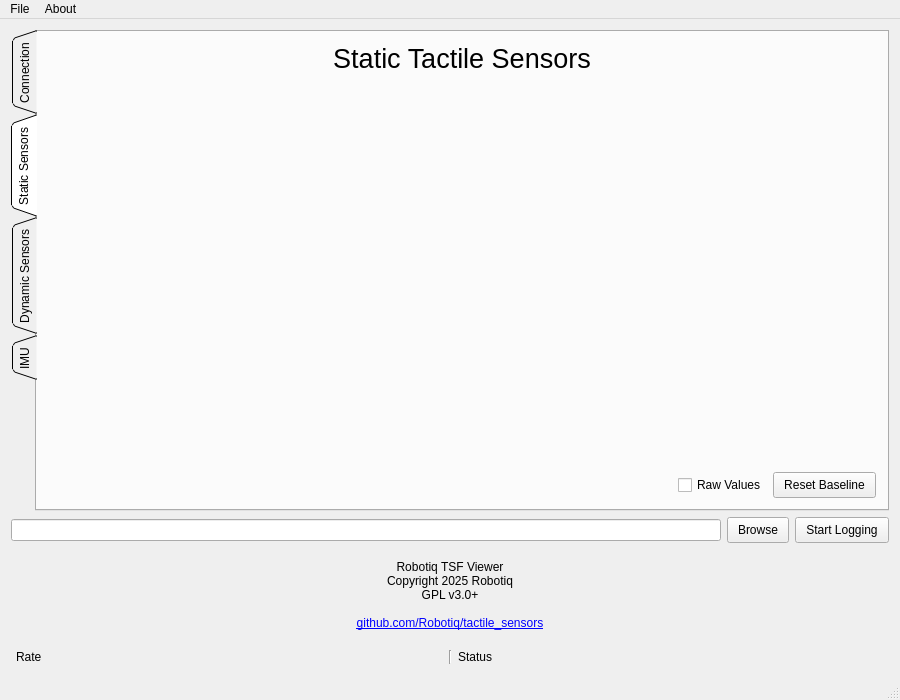
<?xml version="1.0" encoding="UTF-8"?>
<ui version="4.0">
 <class>MainWindow</class>
 <widget class="QMainWindow" name="MainWindow">
  <property name="geometry">
   <rect>
    <x>0</x>
    <y>0</y>
    <width>900</width>
    <height>700</height>
   </rect>
  </property>
  <widget class="QWidget" name="centralWidget">
   <layout class="QGridLayout" name="gridLayout">
    <item row="5" column="0">
     <widget class="QWidget" name="status" native="true">
      <layout class="QHBoxLayout" name="_6">
       <property name="leftMargin">
        <number>5</number>
       </property>
       <property name="topMargin">
        <number>3</number>
       </property>
       <property name="rightMargin">
        <number>5</number>
       </property>
       <property name="bottomMargin">
        <number>3</number>
       </property>
       <item>
        <widget class="QLabel" name="connectionDataRate">
         <property name="text">
          <string>Rate</string>
         </property>
        </widget>
       </item>
       <item>
        <widget class="Line" name="connectionStatusSeparator">
         <property name="orientation">
          <enum>Qt::Vertical</enum>
         </property>
        </widget>
       </item>
       <item>
        <widget class="QLabel" name="connectionStatus">
         <property name="text">
          <string>Status</string>
         </property>
        </widget>
       </item>
      </layout>
     </widget>
    </item>
    <item row="3" column="0">
     <widget class="QWidget" name="about" native="true">
      <layout class="QGridLayout" name="_3">
       <item row="0" column="0">
        <widget class="QLabel" name="label_2">
         <property name="text">
          <string>&lt;html&gt;&lt;head/&gt;&lt;body&gt;&lt;p align=&quot;center&quot;&gt;Robotiq TSF Viewer&lt;br/&gt;Copyright 2025 Robotiq&lt;br/&gt;GPL v3.0+&lt;br/&gt;&lt;br/&gt;&lt;a href=&quot;https://github.com/Robotiq/tactile_sensors&quot;&gt;&lt;span style=&quot; text-decoration: underline; color:#0000ff;&quot;&gt;github.com/Robotiq/tactile_sensors&lt;/span&gt;&lt;/a&gt;&lt;/p&gt;&lt;/body&gt;&lt;/html&gt;</string>
         </property>
         <property name="textFormat">
          <enum>Qt::RichText</enum>
         </property>
        </widget>
       </item>
      </layout>
     </widget>
    </item>
    <item row="2" column="0">
     <layout class="QHBoxLayout" name="horizontalLayout">
      <item>
       <widget class="QLineEdit" name="logPath"/>
      </item>
      <item>
       <widget class="QPushButton" name="logBrowse">
        <property name="styleSheet">
         <string notr="true">QPushButton {
        padding:5px 10px;
}</string>
        </property>
        <property name="text">
         <string>Browse</string>
        </property>
       </widget>
      </item>
      <item>
       <widget class="QPushButton" name="log">
        <property name="styleSheet">
         <string notr="true">QPushButton {
        padding:5px 10px;
}</string>
        </property>
        <property name="text">
         <string>Start Logging</string>
        </property>
       </widget>
      </item>
     </layout>
    </item>
    <item row="0" column="0">
     <widget class="QTabWidget" name="alltabs">
      <property name="tabPosition">
       <enum>QTabWidget::West</enum>
      </property>
      <property name="tabShape">
       <enum>QTabWidget::Triangular</enum>
      </property>
      <property name="currentIndex">
       <number>1</number>
      </property>
      <widget class="QWidget" name="connection">
       <attribute name="title">
        <string>Connection</string>
       </attribute>
       <layout class="QGridLayout" name="_5">
        <item row="1" column="3">
         <widget class="QPushButton" name="refreshPorts">
          <property name="text">
           <string>Refresh</string>
          </property>
         </widget>
        </item>
        <item row="0" column="2">
         <spacer name="verticalSpacer_3">
          <property name="orientation">
           <enum>Qt::Vertical</enum>
          </property>
          <property name="sizeHint" stdset="0">
           <size>
            <width>20</width>
            <height>40</height>
           </size>
          </property>
         </spacer>
        </item>
        <item row="7" column="2">
         <spacer name="verticalSpacer_2">
          <property name="orientation">
           <enum>Qt::Vertical</enum>
          </property>
          <property name="sizeHint" stdset="0">
           <size>
            <width>20</width>
            <height>40</height>
           </size>
          </property>
         </spacer>
        </item>
        <item row="1" column="2">
         <widget class="QComboBox" name="availablePorts"/>
        </item>
        <item row="1" column="1">
         <widget class="QLabel" name="label">
          <property name="text">
           <string>Available Ports:</string>
          </property>
         </widget>
        </item>
        <item row="1" column="0">
         <spacer name="horizontalSpacer_2">
          <property name="orientation">
           <enum>Qt::Horizontal</enum>
          </property>
          <property name="sizeHint" stdset="0">
           <size>
            <width>40</width>
            <height>20</height>
           </size>
          </property>
         </spacer>
        </item>
        <item row="2" column="2">
         <spacer name="verticalSpacer">
          <property name="orientation">
           <enum>Qt::Vertical</enum>
          </property>
          <property name="sizeHint" stdset="0">
           <size>
            <width>20</width>
            <height>40</height>
           </size>
          </property>
         </spacer>
        </item>
        <item row="3" column="2" rowspan="2">
         <widget class="QPushButton" name="connect">
          <property name="styleSheet">
           <string notr="true">QPushButton {
        padding:20px 40px;
}</string>
          </property>
          <property name="text">
           <string>Connect</string>
          </property>
         </widget>
        </item>
        <item row="5" column="2" colspan="2">
         <widget class="QCheckBox" name="autoconnect">
          <property name="text">
           <string>Autoconnect on Refresh</string>
          </property>
          <property name="checked">
           <bool>true</bool>
          </property>
         </widget>
        </item>
        <item row="1" column="4">
         <spacer name="horizontalSpacer">
          <property name="orientation">
           <enum>Qt::Horizontal</enum>
          </property>
          <property name="sizeHint" stdset="0">
           <size>
            <width>40</width>
            <height>20</height>
           </size>
          </property>
         </spacer>
        </item>
       </layout>
      </widget>
      <widget class="QWidget" name="staticTab">
       <attribute name="title">
        <string>Static Sensors</string>
       </attribute>
       <layout class="QGridLayout" name="gridLayout_3">
        <item row="1" column="0" colspan="3">
         <widget class="QWidget" name="widget" native="true">
          <property name="sizePolicy">
           <sizepolicy hsizetype="Preferred" vsizetype="Expanding">
            <horstretch>0</horstretch>
            <verstretch>0</verstretch>
           </sizepolicy>
          </property>
          <layout class="QGridLayout" name="staticGraphsx">
           <property name="leftMargin">
            <number>0</number>
           </property>
           <property name="topMargin">
            <number>0</number>
           </property>
           <property name="rightMargin">
            <number>0</number>
           </property>
           <property name="bottomMargin">
            <number>0</number>
           </property>
           <item row="0" column="0">
            <layout class="QHBoxLayout" name="staticGraphs"/>
           </item>
          </layout>
         </widget>
        </item>
        <item row="2" column="2">
         <widget class="QPushButton" name="staticBaselineReset">
          <property name="styleSheet">
           <string notr="true">QPushButton {
        padding:5px 10px;
}</string>
          </property>
          <property name="text">
           <string>Reset Baseline</string>
          </property>
         </widget>
        </item>
        <item row="2" column="0">
         <spacer name="horizontalSpacer_4">
          <property name="orientation">
           <enum>Qt::Horizontal</enum>
          </property>
          <property name="sizeHint" stdset="0">
           <size>
            <width>40</width>
            <height>20</height>
           </size>
          </property>
         </spacer>
        </item>
        <item row="0" column="0" colspan="3">
         <widget class="QLabel" name="label_3">
          <property name="sizePolicy">
           <sizepolicy hsizetype="Preferred" vsizetype="Minimum">
            <horstretch>0</horstretch>
            <verstretch>0</verstretch>
           </sizepolicy>
          </property>
          <property name="text">
           <string>&lt;html&gt;&lt;head/&gt;&lt;body&gt;&lt;p align=&quot;center&quot;&gt;&lt;span style=&quot; font-size:20pt;&quot;&gt;Static Tactile Sensors&lt;/span&gt;&lt;/p&gt;&lt;/body&gt;&lt;/html&gt;</string>
          </property>
          <property name="textFormat">
           <enum>Qt::RichText</enum>
          </property>
         </widget>
        </item>
        <item row="2" column="1">
         <widget class="QCheckBox" name="staticRawValues">
          <property name="text">
           <string>Raw Values</string>
          </property>
         </widget>
        </item>
       </layout>
      </widget>
      <widget class="QWidget" name="dynamicTab">
       <attribute name="title">
        <string>Dynamic Sensors</string>
       </attribute>
       <layout class="QGridLayout" name="gridLayout_4">
        <item row="0" column="0">
         <widget class="QLabel" name="label_4">
          <property name="sizePolicy">
           <sizepolicy hsizetype="Preferred" vsizetype="Minimum">
            <horstretch>0</horstretch>
            <verstretch>0</verstretch>
           </sizepolicy>
          </property>
          <property name="text">
           <string>&lt;html&gt;&lt;head/&gt;&lt;body&gt;&lt;p align=&quot;center&quot;&gt;&lt;span style=&quot; font-size:20pt;&quot;&gt;Dynamic Tactile Sensors&lt;/span&gt;&lt;/p&gt;&lt;/body&gt;&lt;/html&gt;</string>
          </property>
          <property name="textFormat">
           <enum>Qt::RichText</enum>
          </property>
         </widget>
        </item>
        <item row="1" column="0">
         <widget class="QWidget" name="widget_2" native="true">
          <property name="sizePolicy">
           <sizepolicy hsizetype="Preferred" vsizetype="Expanding">
            <horstretch>0</horstretch>
            <verstretch>0</verstretch>
           </sizepolicy>
          </property>
          <layout class="QGridLayout" name="gridLayout_2">
           <property name="leftMargin">
            <number>0</number>
           </property>
           <property name="topMargin">
            <number>0</number>
           </property>
           <property name="rightMargin">
            <number>0</number>
           </property>
           <property name="bottomMargin">
            <number>0</number>
           </property>
           <item row="0" column="0">
            <layout class="QGridLayout" name="dynamicGraphs"/>
           </item>
          </layout>
         </widget>
        </item>
       </layout>
      </widget>
      <widget class="QWidget" name="imuTab">
       <attribute name="title">
        <string>IMU</string>
       </attribute>
       <layout class="QGridLayout" name="gridLayout_5">
        <item row="0" column="0">
         <widget class="QLabel" name="label_5">
          <property name="sizePolicy">
           <sizepolicy hsizetype="Preferred" vsizetype="Minimum">
            <horstretch>0</horstretch>
            <verstretch>0</verstretch>
           </sizepolicy>
          </property>
          <property name="text">
           <string>&lt;html&gt;&lt;head/&gt;&lt;body&gt;&lt;p align=&quot;center&quot;&gt;&lt;span style=&quot; font-size:20pt;&quot;&gt;Accelerometers&lt;/span&gt;&lt;/p&gt;&lt;/body&gt;&lt;/html&gt;</string>
          </property>
          <property name="textFormat">
           <enum>Qt::RichText</enum>
          </property>
         </widget>
        </item>
        <item row="1" column="0">
         <widget class="QWidget" name="widget_4" native="true">
          <property name="sizePolicy">
           <sizepolicy hsizetype="Preferred" vsizetype="Expanding">
            <horstretch>0</horstretch>
            <verstretch>0</verstretch>
           </sizepolicy>
          </property>
          <layout class="QGridLayout" name="staticGraphsx_2">
           <property name="leftMargin">
            <number>0</number>
           </property>
           <property name="topMargin">
            <number>0</number>
           </property>
           <property name="rightMargin">
            <number>0</number>
           </property>
           <property name="bottomMargin">
            <number>0</number>
           </property>
           <item row="0" column="0">
            <layout class="QHBoxLayout" name="accelGraphs"/>
           </item>
          </layout>
         </widget>
        </item>
        <item row="3" column="0">
         <widget class="QWidget" name="widget_5" native="true">
          <property name="sizePolicy">
           <sizepolicy hsizetype="Preferred" vsizetype="Expanding">
            <horstretch>0</horstretch>
            <verstretch>0</verstretch>
           </sizepolicy>
          </property>
          <layout class="QGridLayout" name="staticGraphsx_3">
           <property name="leftMargin">
            <number>0</number>
           </property>
           <property name="topMargin">
            <number>0</number>
           </property>
           <property name="rightMargin">
            <number>0</number>
           </property>
           <property name="bottomMargin">
            <number>0</number>
           </property>
           <item row="0" column="0">
            <layout class="QHBoxLayout" name="gyroGraphs"/>
           </item>
          </layout>
         </widget>
        </item>
        <item row="2" column="0">
         <widget class="QLabel" name="label_6">
          <property name="sizePolicy">
           <sizepolicy hsizetype="Preferred" vsizetype="Minimum">
            <horstretch>0</horstretch>
            <verstretch>0</verstretch>
           </sizepolicy>
          </property>
          <property name="text">
           <string>&lt;html&gt;&lt;head/&gt;&lt;body&gt;&lt;p align=&quot;center&quot;&gt;&lt;span style=&quot; font-size:20pt;&quot;&gt;Gyroscopes&lt;/span&gt;&lt;/p&gt;&lt;/body&gt;&lt;/html&gt;</string>
          </property>
          <property name="textFormat">
           <enum>Qt::RichText</enum>
          </property>
         </widget>
        </item>
       </layout>
      </widget>
     </widget>
    </item>
   </layout>
  </widget>
  <widget class="QMenuBar" name="menuBar">
   <property name="geometry">
    <rect>
     <x>0</x>
     <y>0</y>
     <width>900</width>
     <height>21</height>
    </rect>
   </property>
   <widget class="QMenu" name="menuFile">
    <property name="title">
     <string>File</string>
    </property>
    <addaction name="actionQuit"/>
   </widget>
   <widget class="QMenu" name="menuAbout">
    <property name="title">
     <string>About</string>
    </property>
   </widget>
   <addaction name="menuFile"/>
   <addaction name="menuAbout"/>
  </widget>
  <widget class="QStatusBar" name="statusBar"/>
  <action name="actionQuit">
   <property name="text">
    <string>Quit</string>
   </property>
  </action>
 </widget>
 <layoutdefault spacing="6" margin="11"/>
 <resources/>
 <connections>
  <connection>
   <sender>actionQuit</sender>
   <signal>triggered()</signal>
   <receiver>MainWindow</receiver>
   <slot>close()</slot>
   <hints>
    <hint type="sourcelabel">
     <x>-1</x>
     <y>-1</y>
    </hint>
    <hint type="destinationlabel">
     <x>289</x>
     <y>228</y>
    </hint>
   </hints>
  </connection>
 </connections>
</ui>
